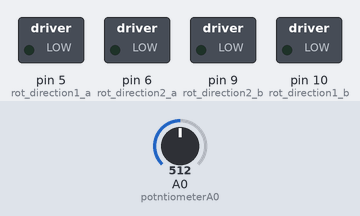
Bench run of a sketch on a simulated Arduino Uno, built with avr-gcc and run on an emulated ATmega328P. Shown: switched loads named in the sketch (green lamp = pin HIGH). The inputs (shaded band) are chosen by the test bench; at power-on: A0 (potntiometerA0) = 512.

Above: at 1.2 s.
1.3 s: A0 (potntiometerA0) set to 716
At 2.3 s:
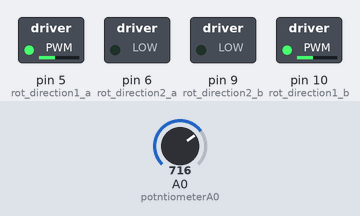
2.8 s: A0 (potntiometerA0) set to 900
At 3.4 s:
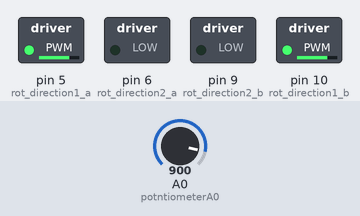
4.3 s: A0 (potntiometerA0) set to 511
At 5.5 s:
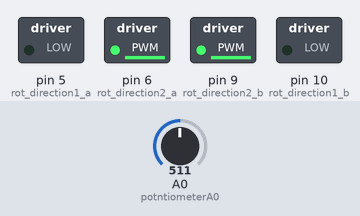
5.8 s: A0 (potntiometerA0) set to 306
At 6.9 s:
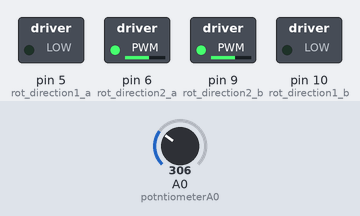
7.3 s: A0 (potntiometerA0) set to 122
At 8.0 s:
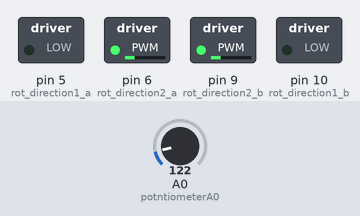
Timing chart, 0 to 9.8 s (numbered marks = the images above; inputs shaded):
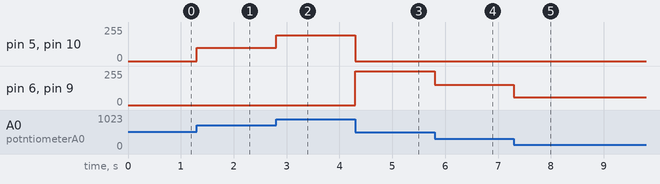

Measured:
- after the input at 1.3 s, pin 5 (rot_direction1_a), pin 10 (rot_direction1_b): 0/255 → 101/255 at once
- after the input at 2.8 s, pin 5 (rot_direction1_a), pin 10 (rot_direction1_b): 101/255 → 193/255 at once
- after the input at 4.3 s, pin 5 (rot_direction1_a), pin 10 (rot_direction1_b): 193/255 → 0/255 at once; pin 6 (rot_direction2_a), pin 9 (rot_direction2_b): 0/255 → 254/255 at once
- after the input at 5.8 s, pin 6 (rot_direction2_a), pin 9 (rot_direction2_b): 254/255 → 152/255 at once
- after the input at 7.3 s, pin 6 (rot_direction2_a), pin 9 (rot_direction2_b): 152/255 → 60/255 at once

The sketch:

dc_motor1.ino
```cpp
// C++ code

// rotation direction
int rot_direction1_a = 5;
int rot_direction2_a = 6;
int rot_direction1_b = 10;
int rot_direction2_b = 9;
int potntiometerA0 = A0;

void setup()
{
  // Serial.begin(9600);
  pinMode(potntiometerA0, INPUT);
  pinMode(rot_direction1_b, OUTPUT);
  pinMode(rot_direction2_b, OUTPUT);
}

void loop()
{
  if (analogRead(0) >= 512){

    int speed = map(analogRead(potntiometerA0), 512, 1023, 0, 255);

    analogWrite(rot_direction1_a, speed);
  	analogWrite(rot_direction2_a, 0);
    analogWrite(rot_direction1_b, speed);
  	analogWrite(rot_direction2_b, 0);
  }

  else{

  	int speed = map(analogRead(potntiometerA0), 0, 512, 0, 255);

    analogWrite(rot_direction1_a, 0);
  	analogWrite(rot_direction2_a, speed);
    analogWrite(rot_direction1_b, 0);
    analogWrite(rot_direction2_b, speed);

  }
}
```
